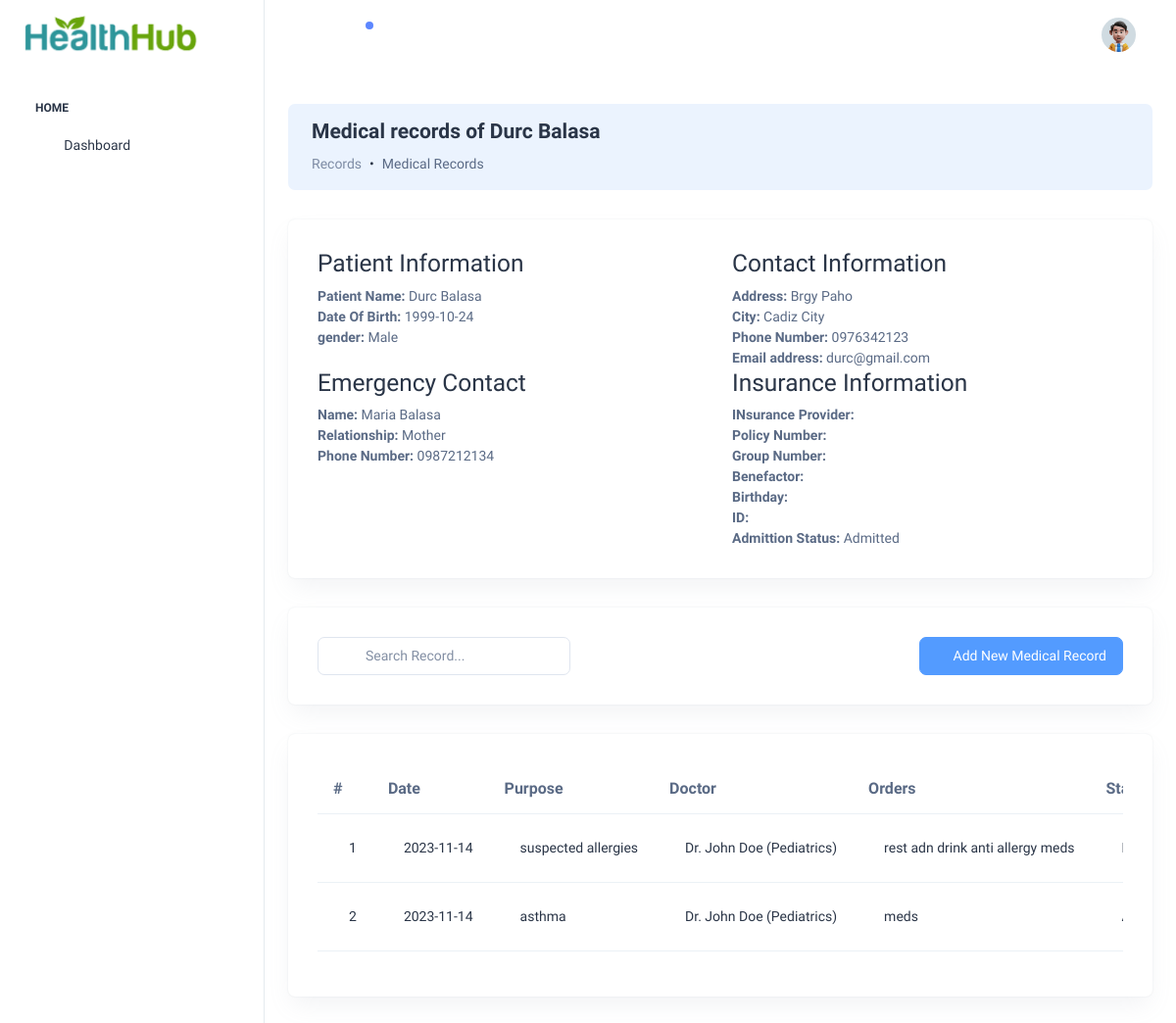
The page /pages/medical-records.php?patientId=3 on the database as committed earlier.
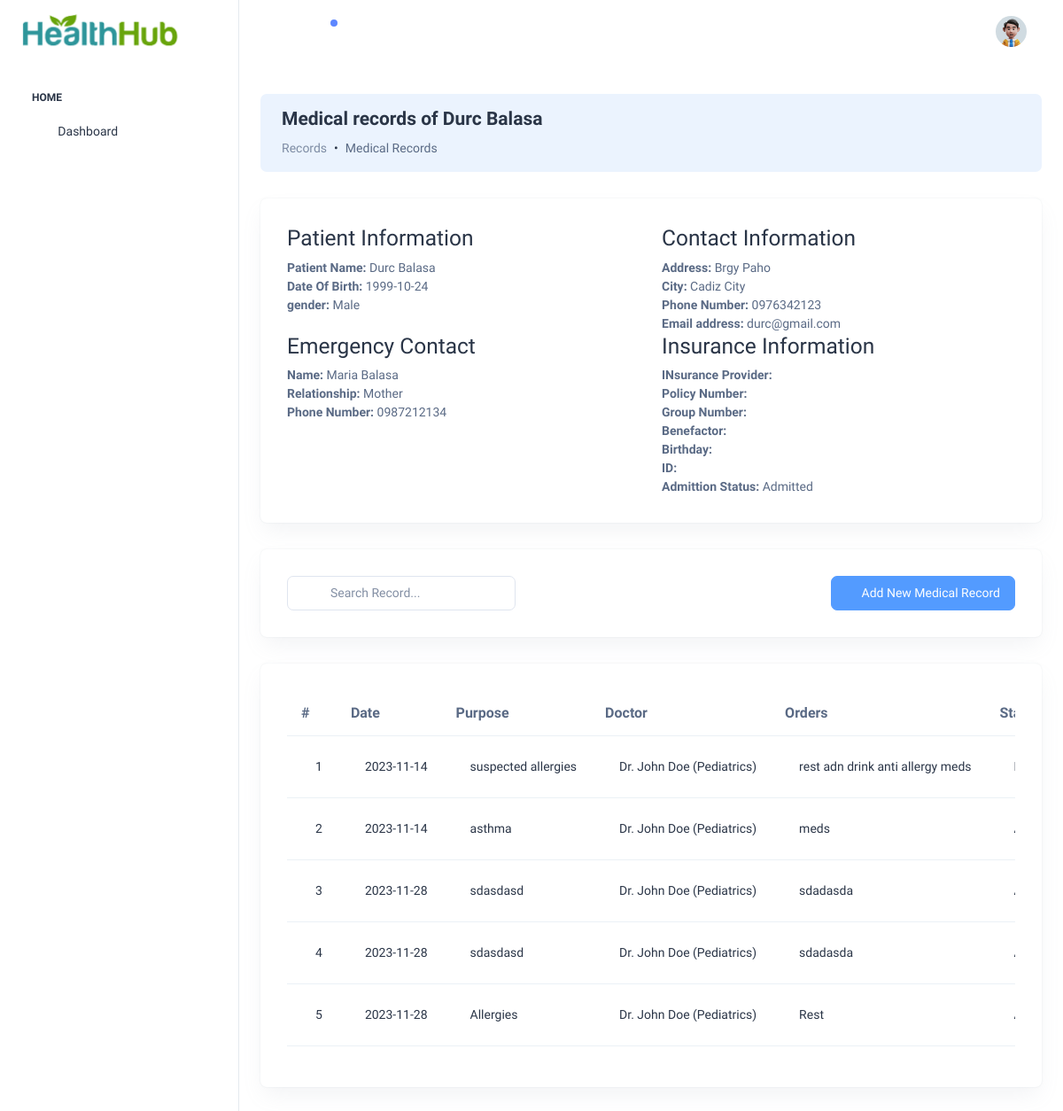
The same page on the database as committed later.
### tables this page shows
CREATE TABLE `medical_record` (
  `Id` int(11) NOT NULL AUTO_INCREMENT,
  `patientId` int(11) DEFAULT NULL,
  `doctorId` int(11) DEFAULT NULL,
  `reasonForAdmission` varchar(255) DEFAULT NULL,
  `allergies` varchar(255) DEFAULT NULL,
  `medications` varchar(255) DEFAULT NULL,
  `bloodType` varchar(255) DEFAULT NULL,
  `symptomId` int(11) DEFAULT NULL,
  `doctorsOrders` text,
  `dateAdded` date DEFAULT NULL,
  `status` varchar(255) DEFAULT 'Admitted',
  `room` varchar(255) DEFAULT NULL,
  `departmentId` int(11) DEFAULT NULL,
  `nurseId` int(11) DEFAULT NULL,
  PRIMARY KEY (`Id`)
);

CREATE TABLE `account` (
  `Id` tinyint(11) NOT NULL AUTO_INCREMENT,
  `username` varchar(100) NOT NULL DEFAULT '',
  `password` varchar(100) NOT NULL,
  `firstName` varchar(150) DEFAULT NULL,
  `lastName` varchar(150) DEFAULT NULL,
  `status` varchar(255) DEFAULT 'Inactive',
  `role` varchar(20) DEFAULT 'Customer',
  `dateAdded` date DEFAULT NULL,
  `drSpecialtyId` int(11) DEFAULT NULL,
  `nHeadNurseId` int(11) DEFAULT NULL,
  `departmentId` int(11) DEFAULT NULL,
  `shiftStart` time DEFAULT NULL,
  `shiftEnd` time DEFAULT NULL,
  PRIMARY KEY (`Id`)
);

CREATE TABLE `specialty` (
  `Id` int(11) NOT NULL AUTO_INCREMENT,
  `name` varchar(255) DEFAULT NULL,
  PRIMARY KEY (`Id`)
);

### config/Models.php (called while the page is built, shortened)
<?php
include "CRUD.php";
function account() {
	$crud = new CRUD;
	$crud->table = "account";
	return $crud;
}
function specialty() {
	$crud = new CRUD;
	$crud->table = "specialty";
	return $crud;
}
function medical_record() {
	$crud = new CRUD;
	$crud->table = "medical_record";
	return $crud;
}
?>

### config/CRUD.php (called while the page is built)
<?php class CRUD{var $table;var $obj=array();function arrayToQuery($query){$query_array=array();foreach($query as $key=>$key_value){if($key_value=="NOW()"){$query_array[]="$key=$key_value";}else{$query_array[]="$key='".htmlspecialchars($key_value,ENT_QUOTES)."'";}}return implode(', ',$query_array);}function list($query=""){$query=$query?"where ".$query:"";$db=Database::connect();$pdo=$db->prepare("select * from $this->table $query");$pdo->execute();$result=$pdo->fetchAll(PDO::FETCH_OBJ);Database::disconnect();return $result;}function count($query=""){$query=$query?"where ".$query:"";$db=Database::connect();$pdo=$db->prepare("select * from $this->table $query");$pdo->execute();Database::disconnect();return $pdo->rowCount();}function get($args){$db=Database::connect();$pdo=$db->prepare("select * from $this->table where $args");$pdo->execute();$result=$pdo->fetch(PDO::FETCH_OBJ);Database::disconnect();return $result;}function create(){$object=$this->arrayToQuery($this->obj);$db=Database::connect();$pdo=$db->prepare("insert into $this->table set $object");$pdo->execute();Database::disconnect();}function update($args){$object=$this->arrayToQuery($this->obj);$db=Database::connect();$pdo=$db->prepare("update $this->table set $object where $args");$pdo->execute();Database::disconnect();}function delete($args){$db=Database::connect();$pdo=$db->prepare("delete from $this->table where $args");$pdo->execute();Database::disconnect();}} ?>

### pages/medical-records.php (the view, shortened to what the changed rows need)
<?php
  $ROOT_DIR="../";
  include $ROOT_DIR . "templates/header.php";
  $patientId = $_GET["patientId"];
  $mr_list = medical_record()->list("patientId=$patientId");
?>
<br>
      <div class="widget-content searchable-container list">
        <div class="card card-body">
          <div class="table-responsive">
            <table class="table search-table align-middle text-nowrap">
              <thead class="header-item">
                <th>#</th>
                <th>Date</th>
                <th>Purpose</th>
                <th>Doctor</th>
                <th>Orders</th>
                <th>Status</th>
              </thead>
              <tbody>
                <?php
                $count = 0;
                foreach ($mr_list as $row):
                  $doctor = account()->get("Id=$row->doctorId");
                  $specialty = specialty()->get("Id=$doctor->drSpecialtyId");
                  $count += 1;
                   ?>
                <tr class="search-items">
                  <td>
                    <div class="d-flex align-items-center">
                      <div class="ms-3">
                        <div class="user-meta-info">
                          <h6 class="user-name mb-0"
                          ><?=$count;?></h6>
                        </div>
                      </div>
                    </div>
                  </td>
                    <td>
                      <div class="d-flex align-items-center">
                        <div class="ms-3">
                          <div class="user-meta-info">
                            <h6 class="user-name mb-0"
                            ><?=$row->dateAdded;?></h6>
                          </div>
                        </div>
                      </div>
                    </td>
                      <td>
                        <div class="d-flex align-items-center">
                          <div class="ms-3">
                            <div class="user-meta-info">
                              <h6 class="user-name mb-0"
                              ><?=$row->reasonForAdmission;?></h6>
                            </div>
                          </div>
                        </div>
                      </td>
                        <td>
                          <div class="d-flex align-items-center">
                            <div class="ms-3">
                              <div class="user-meta-info">
                                <h6 class="user-name mb-0"
                                >Dr. <?=$doctor->firstName;?> <?=$doctor->lastName;?> (<?=$specialty->name?>)</h6>
                              </div>
                            </div>
                          </div>
                        </td>
                          <td>
                            <div class="d-flex align-items-center">
                              <div class="ms-3">
                                <div class="user-meta-info">
                                  <h6 class="user-name mb-0"
                                  ><?=$row->doctorsOrders;?></h6>
                                </div>
                              </div>
                            </div>
                          </td>
                            <td>
                              <div class="d-flex align-items-center">
                              </div>
                            </td>
                </tr>
              <?php endforeach; ?>
              </tbody>
            </table>
          </div>
        </div>
      </div>
      <?php include $ROOT_DIR . "templates/footer.php"; ?>

Rows that differ between the two databases and show on the page:
added medical_record: dateAdded "2023-11-28", reasonForAdmission "sdasdasd", account.firstName "John", account.lastName "Doe", specialty.name "Pediatrics", doctorsOrders "sdadasda"
added medical_record: dateAdded "2023-11-28", reasonForAdmission "sdasdasd", account.firstName "John", account.lastName "Doe", specialty.name "Pediatrics", doctorsOrders "sdadasda"
added medical_record: dateAdded "2023-11-28", reasonForAdmission "Allergies", account.firstName "John", account.lastName "Doe", specialty.name "Pediatrics", doctorsOrders "Rest"
